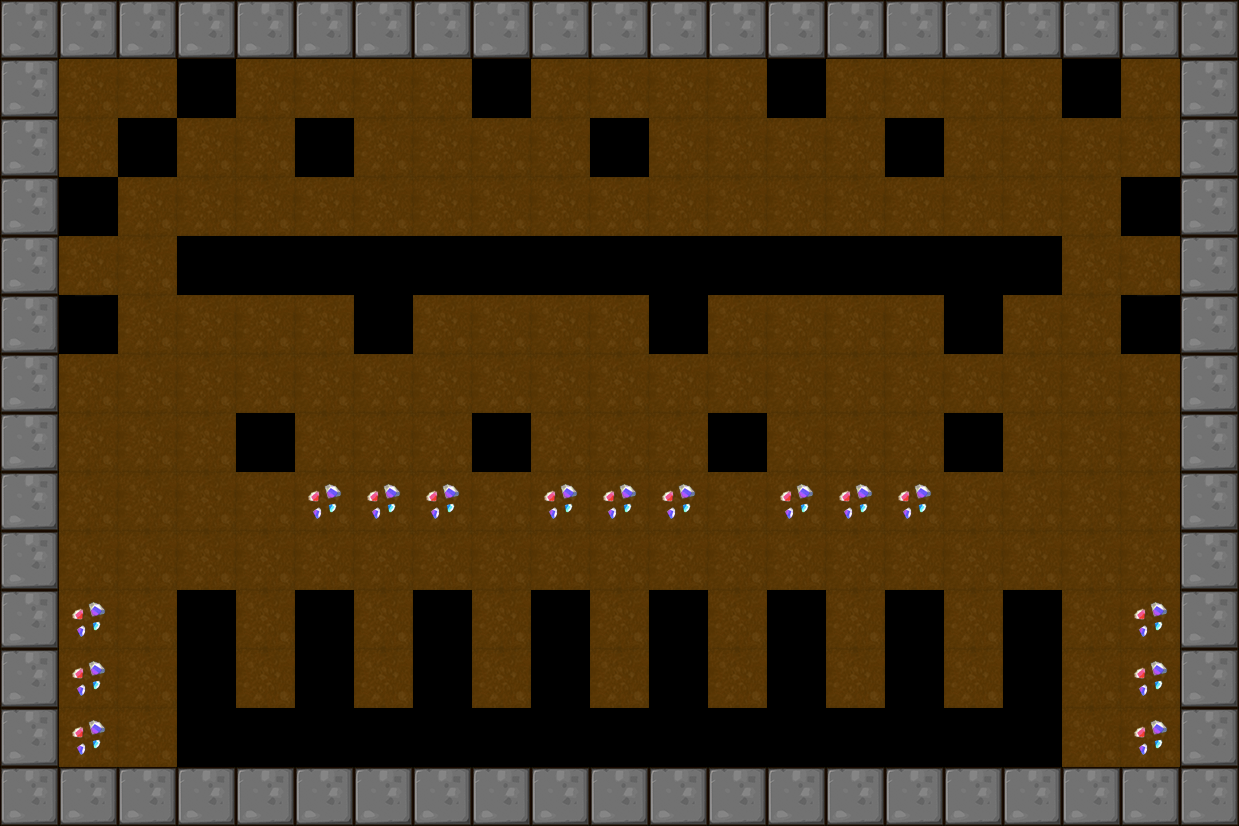

The image is a tile-based game level rendered from a .tmx file. Its description and source (layers, tilesets, objects; grid data summarised) follow:
An orthogonal 21x14 tile map with 59x59 px tiles, 1 tile layer (BackGround) and 9 objects (8x Hammer, Player).

<map version="1.0" orientation="orthogonal" renderorder="right-down" width="21" height="14" tilewidth="59" tileheight="59">
 <tileset firstgid="1" name="itemmap" tilewidth="59" tileheight="59">
  <image source="tileset2.png" trans="ff00ff" width="354" height="354" />
 </tileset>
 <layer name="BackGround" width="21" height="14">
  <data>[294 cells, 270 non-empty, 7 distinct tile ids]</data>
 </layer>
 <objectgroup name="RobotCharacter">
  <object name="Player" x="132.75" y="132.75" width="40" height="40" />
 </objectgroup>
 <objectgroup name="EnemyCharacter">
  <object name="Hammer" type="Hammer" x="190.366" y="601.032" width="40" height="40" />
  <object name="Hammer" type="Hammer" x="422.214" y="599.689" width="40" height="40" />
  <object name="Hammer" type="Hammer" x="658.214" y="599.214" width="40" height="40" />
  <object name="Hammer" type="Hammer" x="894.214" y="596.446" width="40" height="40" />
  <object name="Hammer" type="Hammer" x="304.729" y="654.021" width="40" height="40" />
  <object name="Hammer" type="Hammer" x="540.729" y="653.546" width="40" height="40" />
  <object name="Hammer" type="Hammer" x="772.021" y="660.466" width="40" height="40" />
  <object name="Hammer" type="Hammer" x="1009.92" y="655.446" width="40" height="40" />
 </objectgroup>
</map>
